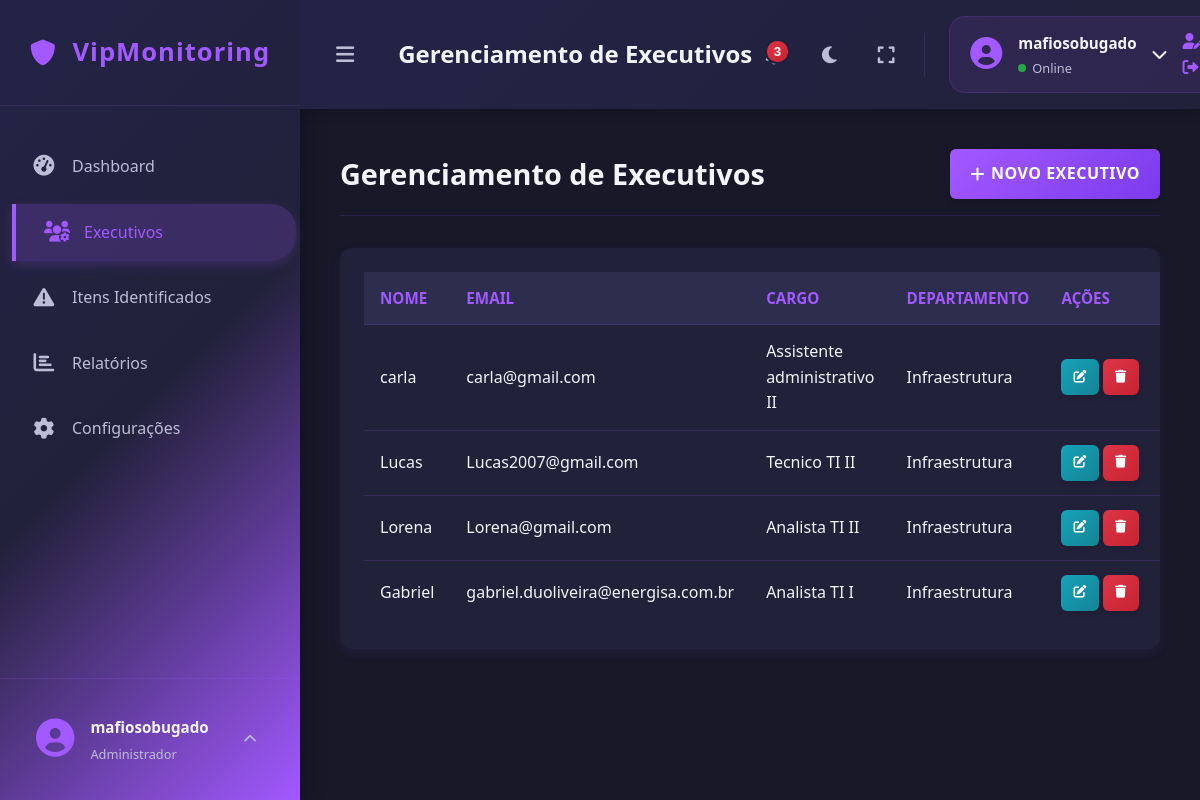
The page /executives (signed in) on the database its author committed.
### tables this page shows
CREATE TABLE users (
            id INTEGER PRIMARY KEY AUTOINCREMENT,
            username TEXT NOT NULL UNIQUE,
            email TEXT NOT NULL UNIQUE,
            password TEXT NOT NULL
        );

CREATE TABLE executives (
            id INTEGER PRIMARY KEY AUTOINCREMENT,
            name TEXT NOT NULL,
            email TEXT NOT NULL UNIQUE,
            role TEXT,
            department TEXT,
            risk_score REAL DEFAULT 0.0,
            risk_level TEXT DEFAULT 'NENHUM'
        );

### app.py (the view)
@app.route('/executives')
@login_required
def executives():
    all_executives = database.get_all_executives()
    return render_template('executives.html', executives=all_executives, active_page='executives')

### app.py (called while the page is built)
@login_manager.user_loader
def load_user(user_id):
    try:
        return database.User.get(user_id)
    except Exception as e:
        print(f"Erro ao carregar usuário {user_id}: {e}")
        return None

### database.py (called while the page is built)
def get_db_connection():
    conn = sqlite3.connect(DATABASE)
    conn.row_factory = sqlite3.Row # Isso permite acessar colunas por nome
    return conn

def get_all_executives():
    conn = get_db_connection()
    executives = conn.execute('SELECT * FROM executives').fetchall()
    conn.close()
    return executives

    @staticmethod
    def get(user_id):
        conn = get_db_connection()
        user_data = conn.execute('SELECT * FROM users WHERE id = ?', (user_id,)).fetchone()
        conn.close()
        if user_data:
            return User(user_data['id'], user_data['username'], user_data['email'], user_data['password'])
        return None

### templates/executives.html (shortened to what this page needs)
{% extends "base.html" %}
{% block page_title %}Gerenciamento de Executivos{% endblock %}
{% block content %}
    <div class="content-header">
        <h1>Gerenciamento de Executivos</h1>
        <a href="{{ url_for('add_executive') }}" class="btn-action btn-add-new">
            <i class="fas fa-plus"></i> Novo Executivo
        </a>
    </div>
    <div class="data-table-container">
        {% if executives %}
        <table>
            <thead>
                <tr>
                    <th>Nome</th>
                    <th>Email</th>
                    <th>Cargo</th>
                    <th>Departamento</th>
                    <th class="actions-col">Ações</th>
                </tr>
            </thead>
            <tbody>
                {% for exec in executives %}
                <tr>
                    <td data-label="Nome">{{ exec.name }}</td>
                    <td data-label="Email">{{ exec.email }}</td>
                    <td data-label="Cargo">{{ exec.role if exec.role else '-' }}</td>
                    <td data-label="Departamento">{{ exec.department if exec.department else '-' }}</td>
                    <td data-label="Ações" class="actions">
                        <button class="btn-action btn-edit" onclick="openEditExecutiveModal({{ exec.id }}, '{{ exec.name }}', '{{ exec.email }}', '{{ exec.role if exec.role else '' }}', '{{ exec.department if exec.department else '' }}')">
                            <i class="fas fa-edit"></i>
                        </button>
                        <form method="POST" action="{{ url_for('delete_executive', executive_id=exec.id) }}" style="display: inline;" onsubmit="return confirm('Tem certeza que deseja excluir este executivo?')">
                            <button type="submit" class="btn-action btn-delete">
                                <i class="fas fa-trash"></i>
                            </button>
                        </form>
                    </td>
                </tr>
                {% endfor %}
            </tbody>
        </table>
        {% else %}
        <p>Nenhum executivo cadastrado ainda. <a href="{{ url_for('add_executive') }}">Adicione um agora!</a></p>
        {% endif %}
    </div>
{% endblock %}

### templates/base.html (shortened to what this page needs)
<!DOCTYPE html>
<html lang="pt-BR">
<head>
    <link rel="stylesheet" href="{{ url_for('static', filename='css/style.css') }}">
    <link rel="stylesheet" href="https://cdnjs.cloudflare.com/ajax/libs/font-awesome/6.0.0/css/all.min.css">
</head>
<body>
    <div class="app-container">
        <div class="sidebar">
            <div class="sidebar-header">
                <div class="app-logo">
                    <i class="fas fa-shield-alt"></i>
                    <span>VipMonitoring</span>
                </div>
            </div>
            <nav class="sidebar-nav">
                <ul>
                    <li class="nav-item {{ 'active' if active_page == 'dashboard' else '' }}">
                        <a href="{{ url_for('dashboard') }}">
                            <i class="fas fa-tachometer-alt"></i>
                            <span class="nav-text">Dashboard</span>
                        </a>
                    </li>
                    <li class="nav-item {{ 'active' if active_page == 'executives' else '' }}">
                        <a href="{{ url_for('executives') }}">
                            <i class="fas fa-users-cog"></i>
                            <span class="nav-text">Executivos</span>
                        </a>
                    </li>
                    <li class="nav-item {{ 'active' if active_page == 'items' else '' }}">
                        <a href="{{ url_for('items') }}">
                            <i class="fas fa-exclamation-triangle"></i>
                            <span class="nav-text">Itens Identificados</span>
                        </a>
                    </li>
                    <li class="nav-item {{ 'active' if active_page == 'reports' else '' }}">
                        <a href="{{ url_for('reports') }}">
                            <i class="fas fa-chart-bar"></i>
                            <span class="nav-text">Relatórios</span>
                        </a>
                    </li>
                    <li class="nav-item {{ 'active' if active_page == 'settings' else '' }}">
                        <a href="{{ url_for('settings') }}">
                            <i class="fas fa-cog"></i>
                            <span class="nav-text">Configurações</span>
                        </a>
                    </li>
                </ul>
            </nav>
            <div class="sidebar-footer">
                <div class="user-profile">
                    <div class="user-avatar">
                        <i class="fas fa-user-circle"></i>
                    </div>
                    <div class="user-info">
                        <span class="user-name">{{ current_user.username if current_user.is_authenticated else 'Usuário' }}</span>
                        <span class="user-role">Administrador</span>
                    </div>
                    <div class="user-menu">
                        <button class="user-menu-toggle" onclick="toggleUserMenu()">
                            <i class="fas fa-chevron-up"></i>
                        </button>
                    </div>
                </div>
            </div>
        </div>
        <div class="main-content">
            <nav class="navbar">
                <div class="navbar-left">
                    <button class="sidebar-toggle" onclick="toggleSidebar()">
                        <i class="fas fa-bars"></i>
                    </button>
                    <div class="page-title">
                        <h3>{% block page_title %}{% endblock %}</h3>
                    </div>
                </div>
                <div class="navbar-right">
                    <div class="navbar-actions">
                        <button class="action-btn" title="Notificações" onclick="toggleNotifications()">
                            <i class="fas fa-bell"></i>
                            <span class="notification-badge" id="notificationCount">3</span>
                        </button>
                        <button class="action-btn" title="Modo escuro" onclick="toggleDarkMode()">
                            <i class="fas fa-moon"></i>
                        </button>
                        <button class="action-btn" title="Tela cheia" onclick="toggleFullscreen()">
                            <i class="fas fa-expand"></i>
                        </button>
                    </div>
                    <div class="user-info-navbar" onclick="toggleNavUserMenu()">
                        <div class="user-avatar-small">
                            <i class="fas fa-user-circle"></i>
                        </div>
                        <div class="user-details">
                            <span class="user-name">{{ current_user.username if current_user.is_authenticated else 'Usuário' }}</span>
                            <span class="user-status online">Online</span>
                        </div>
                        <div class="user-chevron">
                            <i class="fas fa-chevron-down" id="navUserChevron"></i>
                        </div>
                        <div class="user-nav-dropdown" id="userNavDropdown">
                            <a href="#" class="nav-menu-item">
                                <i class="fas fa-user-edit"></i>
                            </a>
                            <a href="{{ url_for('logout') }}" class="nav-menu-item logout">
                                <i class="fas fa-sign-out-alt"></i>
                            </a>
                        </div>
                    </div>
                </div>
            </nav>
            <div class="content-area">
                {% block content %}{% endblock %}
            </div>
        </div>
    </div>
</body>
</html>

### rows shown on the page
users: username "mafiosobugado"
executives: name "carla", email "carla@gmail.com", role "Assistente administrativo II", department "Infraestrutura"
executives: name "Lucas", email "Lucas2007@gmail.com", role "Tecnico TI II", department "Infraestrutura"
executives: name "Lorena", email "Lorena@gmail.com", role "Analista TI II", department "Infraestrutura"
executives: name "Gabriel", email "gabriel.duoliveira@energisa.com.br", role "Analista TI I", department "Infraestrutura"
